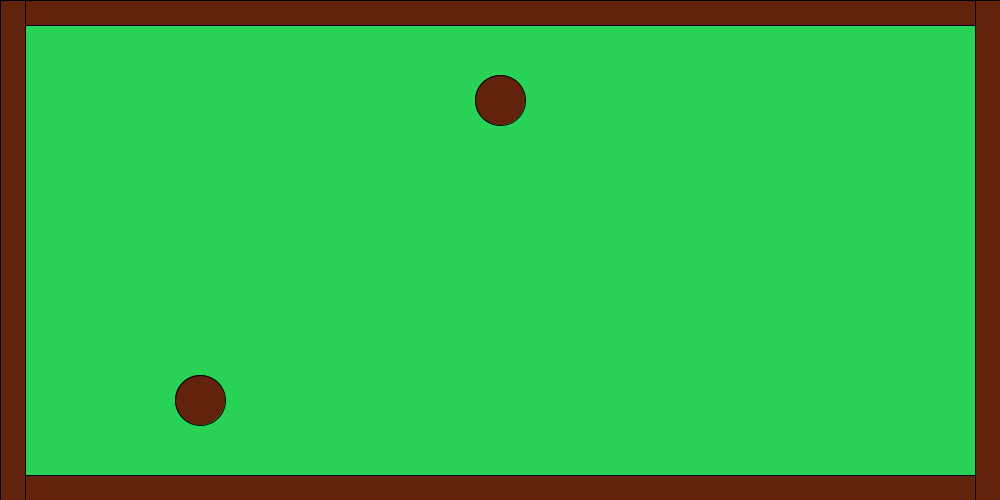
Frame 1 (no input)
Frame 60 (the mouse pressed at the canvas centre just before this capture): identical to frame 1, image omitted
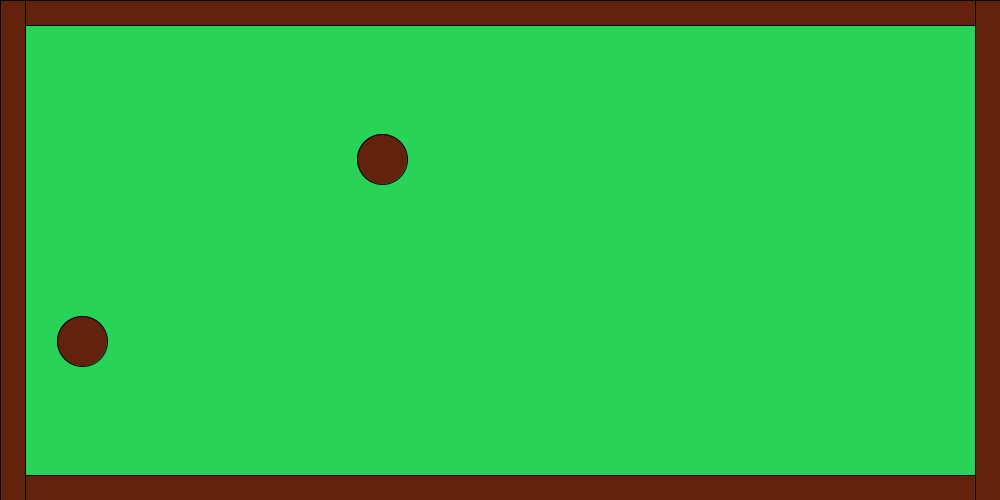
Frame 120 (the mouse held since frame 60 and released just before this capture)

The Processing sketch that drew these frames (run headless with seeded random() and noise(); from frame 60 on, the mouse is pressed at the canvas centre):

// Processing sketch: processing_152713
// ── processing_152713.pde

int X1=500, Y1=100, C1=3;
int X2=200, Y2=400, C2=4;
int r=25, dia=2*r; //Radio, Diametro
float dis, d; //Distancia

void setup(){
  size(1000, 500);
  smooth();
  frameRate(200);
  fill(#62220B);
}

void draw(){
  //Diseno de la mesa
  background(#29D357); 
  rect(0, 0, 1000, 25);
  rect(0, 475, 1000, 25);
  rect(0, 0, 25, 500);
  rect(975, 0, 25, 500);
  
  //Esferas
  ellipse(X1, Y1, dia, dia);
  ellipse(X2, Y2, dia, dia);
  if (mousePressed) {
    
    //Calculo de Distancia
    d = dist(X1, Y1, X2, Y2);
    //dis=sqrt(pow(X2-X1, 2) + pow(Y2-Y1, 2));
    if(d<=dia+3 && d>=dia-3){
      if(C1==1 && C2==2){
        C1=2;
        C2=1;
      }
      if(C1==1 && C2==3){
        C1=3;
        C2=1;
      }
      if(C1==1 && C2==4){
        C1=4;
        C2=1;
      }
      if(C1==2 && C2==3){
        C1=3;
        C2=2;
      }
      if(C1==2 && C2==4){
        C1=4;
        C2=2;
      }
      if(C1==3 && C2==4){
        C1=4;
        C2=3;
      }
      if(C1==2 && C2==1){
        C1=1;
        C2=2;
      }
      if(C1==3 && C2==1){
        C1=1;
        C2=3;
      }
      if(C1==4 && C2==1){
        C1=1;
        C2=4;
      }
      if(C1==3 && C2==2){
        C1=2;
        C2=3;
      }
      if(C1==4 && C2==2){
        C1=2;
        C2=4;
      }
      if(C1==4 && C2==3){
        C1=3;
        C2=4;
      }
    }
    
    
    
    
    //Movimientos Bola 1
    if(C1==1){
      Y1--;
      X1=X1+1;
    }
    if(C1==2){
      X1=X1+2;
      Y1++;
    }
    if(C1==3){
      X1=X1-2;
      Y1++;
    }
    if(C1==4){
      X1=X1-3;
      Y1--;
    }
    
    //Controles Bola 1
    //Rebote Superior
    if(Y1<=r*2){
      if(C1==1){
        C1=2;  
      }
      if(C1==4){
        C1=3;
      }
    }
    //Rebote Izquierdo
    if(X1<=r*2){
      if(C1==3){
        C1=2;  
      }
      if(C1==4){
        C1=1;
      }
    }
    //Rebote Derecho
    if(X1>=1000-r*2){
      if(C1==2){
        C1=3;  
      }
      if(C1==1){
        C1=4;
      }
    }
    //Rebote Inferior
  if(Y1>=500-r*2){
      if(C1==2){
        C1=1;  
      }
      if(C1==3){
        C1=4;
      }
    }
    
    //Movimiento Bola 2
     if(C2==1){
      Y2--;
      X2=X2+2;
    }
    if(C2==2){
      X2=X2+3;
      Y2++;
    }
    if(C2==3){
      X2=X2-3;
      Y2++;
    }
    if(C2==4){
      X2=X2-2;
      Y2--;
    }
    
    //Controles Bola 2
    //Rebote Superior
    if(Y2<=r*2){
      if(C2==1){
        C2=2;  
      }
      if(C2==4){
        C2=3;
      }
    }
    //Rebote Izquierdo
    if(X2<=r*2){
      if(C2==3){
        C2=2;  
      }
      if(C2==4){
        C2=1;
      }
    }
    //Rebote Derecho
    if(X2>=1000-r*2){
      if(C2==2){
        C2=3;  
      }
      if(C2==1){
        C2=4;
      }
    }
    //Rebote Inferior
  if(Y2>=500-r*2){
      if(C2==2){
        C2=1;  
      }
      if(C2==3){
        C2=4;
      }
    }
  }
}
